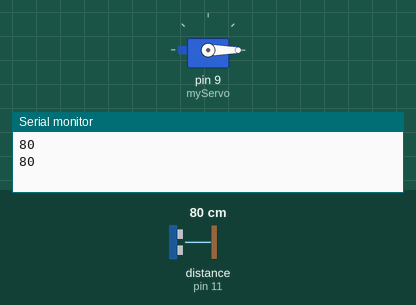
Simulated run of this sketch. Board: Arduino Uno, built with avr-gcc and run on an emulated ATmega328P. Shown: servo, the last lines printed to the serial monitor. The test bench sets the inputs (shaded band); at power-on: distance to the obstacle (sensor on pin 11) 80 cm. The echo pulse lasts 58.3 µs per cm.

Above: at 2.2 s.
2.3 s: distance to the obstacle (sensor on pin 11) set to 17 cm
4.2 s: distance to the obstacle (sensor on pin 11) set to 13 cm
At 5.4 s:
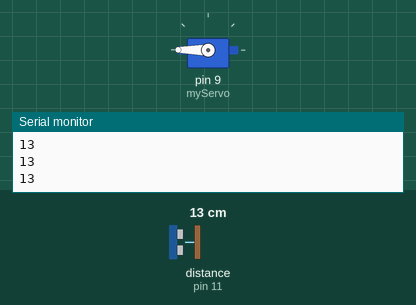
6.6 s: distance to the obstacle (sensor on pin 11) set to 18 cm
At 7.4 s:
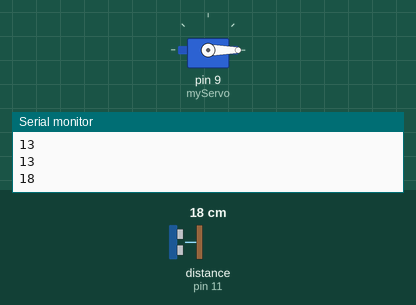
8.1 s: distance to the obstacle (sensor on pin 11) set to 2 cm
At 9.7 s:
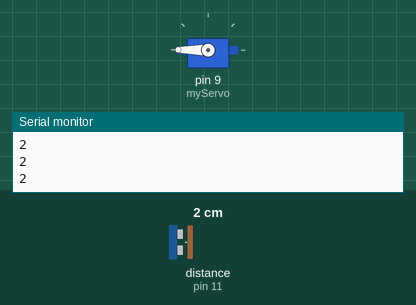
Timing chart, 0 to 11.1 s (numbered marks = the images above; inputs shaded):
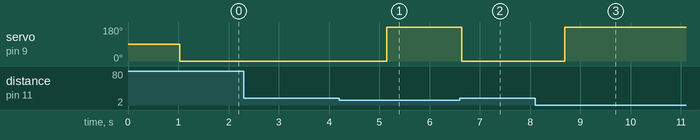

The sketch:

AutoWaterer.ino
```cpp
#include "SR04.h"
#include <Servo.h>

int trig_pin = 11;
int echo_pin = 10;
int servoDelay = 1000;
int servoMax = 180;
int servoMin = 0;

SR04 sensor = SR04(echo_pin,trig_pin);
Servo myServo;

long distance;

void setup() {
  myServo.attach(9);
  Serial.begin(9600);
  delay(1000);
}

void loop() {
  distance = sensor.Distance();
  Serial.println(distance);
  delay(1);

  if (distance <= 15) {
    myServo.write(servoMax);
  } else{
    myServo.write(servoMin);
    delay(servoDelay);
  }
}
```

Measured:
- the behaviour switches between 16 and 15 cm on distance to the obstacle (sensor on pin 11) (found by bisection; images 0 and 1)
- after the input at 4.2 s, servo on pin 9 (myServo): 0° → 180° after 0.95 s
- after the input at 6.6 s, servo on pin 9 (myServo): 180° → 0° at once
- after the input at 8.1 s, servo on pin 9 (myServo): 0° → 180° after 0.59 s
